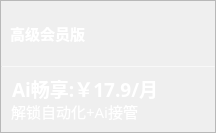
                      <widget class="QFrame" name="frame_top3">
                       <property name="minimumSize">
                        <size>
                         <width>216</width>
                         <height>133</height>
                        </size>
                       </property>
                       <property name="maximumSize">
                        <size>
                         <width>16777215</width>
                         <height>150</height>
                        </size>
                       </property>
                       <property name="styleSheet">
                        <string notr="true">
QFrame#frame_top3{
color: rgb(255, 255, 255);
border-radius: 10px;
background-color: qradialgradient(cx:0, cy:0, radius:1, fx:0.1, fy:0.1, stop:0 rgb(243, 175, 189),  stop:1 rgb(155, 118, 218));
border: 1px outset rgb(153, 117, 219)
}
</string>
                       </property>
                       <property name="frameShape">
                        <enum>QFrame::StyledPanel</enum>
                       </property>
                       <property name="frameShadow">
                        <enum>QFrame::Raised</enum>
                       </property>
                       <layout class="QVBoxLayout" name="verticalLayout_44" stretch="1,4,1">
                        <property name="spacing">
                         <number>0</number>
                        </property>
                        <property name="leftMargin">
                         <number>0</number>
                        </property>
                        <property name="topMargin">
                         <number>0</number>
                        </property>
                        <property name="rightMargin">
                         <number>0</number>
                        </property>
                        <property name="bottomMargin">
                         <number>0</number>
                        </property>
                        <item>
                         <widget class="QFrame" name="frame_119">
                          <property name="styleSheet">
                           <string notr="true">background-color: transparent;
border:none</string>
                          </property>
                          <property name="frameShape">
                           <enum>QFrame::StyledPanel</enum>
                          </property>
                          <property name="frameShadow">
                           <enum>QFrame::Raised</enum>
                          </property>
                          <layout class="QHBoxLayout" name="horizontalLayout_10">
                           <item>
                            <widget class="QPushButton" name="Ai_pushButton">
                             <property name="minimumSize">
                              <size>
                               <width>0</width>
                               <height>24</height>
                              </size>
                             </property>
                             <property name="maximumSize">
                              <size>
                               <width>41677</width>
                               <height>48</height>
                              </size>
                             </property>
                             <property name="font">
                              <font>
                               <family>微软雅黑</family>
                               <pointsize>11</pointsize>
                               <weight>75</weight>
                               <bold>true</bold>
                              </font>
                             </property>
                             <property name="cursor">
                              <cursorShape>PointingHandCursor</cursorShape>
                             </property>
                             <property name="focusPolicy">
                              <enum>Qt::NoFocus</enum>
                             </property>
                             <property name="styleSheet">
                              <string notr="true">QPushButton{
	color: rgb(255, 255, 255);
text-align:left;

	border:0px outset rgb(255, 255, 255);
	border-radius:8px;
}
QPushButton:hover {

border:2px outset rgba(36, 36, 36,0);
}
QPushButton:pressed {

border:4px outset rgba(36, 36, 36,0);
}
</string>
                             </property>
                             <property name="text">
                              <string>高级会员版</string>
                             </property>
                             <property name="icon">
                              <iconset>
                               <normaloff>resources/img/小标/小标-高级会员版本.svg</normaloff>resources/img/小标/小标-高级会员版本.svg</iconset>
                             </property>
                            </widget>
                           </item>
                          </layout>
                         </widget>
                        </item>
                        <item>
                         <widget class="Line" name="line_8">
                          <property name="maximumSize">
                           <size>
                            <width>16777215</width>
                            <height>1</height>
                           </size>
                          </property>
                          <property name="styleSheet">
                           <string notr="true">background-color: rgba(255, 255, 255, 89);</string>
                          </property>
                          <property name="orientation">
                           <enum>Qt::Horizontal</enum>
                          </property>
                         </widget>
                        </item>
                        <item>
                         <widget class="QFrame" name="frame_120">
                          <property name="styleSheet">
                           <string notr="true">background-color: transparent;
border:none</string>
                          </property>
                          <property name="frameShape">
                           <enum>QFrame::StyledPanel</enum>
                          </property>
                          <property name="frameShadow">
                           <enum>QFrame::Raised</enum>
                          </property>
                          <layout class="QVBoxLayout" name="verticalLayout_45">
                           <property name="spacing">
                            <number>0</number>
                           </property>
                           <property name="leftMargin">
                            <number>0</number>
                           </property>
                           <property name="topMargin">
                            <number>0</number>
                           </property>
                           <property name="rightMargin">
                            <number>0</number>
                           </property>
                           <property name="bottomMargin">
                            <number>0</number>
                           </property>
                           <item alignment="Qt::AlignBottom">
                            <widget class="QLabel" name="label_85">
                             <property name="maximumSize">
                              <size>
                               <width>16777215</width>
                               <height>24</height>
                              </size>
                             </property>
                             <property name="font">
                              <font>
                               <family>微软雅黑</family>
                               <pointsize>14</pointsize>
                               <weight>75</weight>
                               <bold>true</bold>
                              </font>
                             </property>
                             <property name="styleSheet">
                              <string notr="true">color: rgb(255, 255, 255);
padding-left:6px;</string>
                             </property>
                             <property name="text">
                              <string>Ai畅享:￥17.9/月</string>
                             </property>
                             <property name="alignment">
                              <set>Qt::AlignLeading|Qt::AlignLeft|Qt::AlignVCenter</set>
                             </property>
                            </widget>
                           </item>
                           <item alignment="Qt::AlignTop">
                            <widget class="QLabel" name="label_86">
                             <property name="maximumSize">
                              <size>
                               <width>16777215</width>
                               <height>24</height>
                              </size>
                             </property>
                             <property name="font">
                              <font>
                               <family>微软雅黑</family>
                               <pointsize>11</pointsize>
                               <underline>false</underline>
                              </font>
                             </property>
                             <property name="styleSheet">
                              <string notr="true">color: rgb(255, 255, 255);
padding-left:6px;</string>
                             </property>
                             <property name="text">
                              <string>解锁自动化+Ai接管</string>
                             </property>
                             <property name="alignment">
                              <set>Qt::AlignLeading|Qt::AlignLeft|Qt::AlignVCenter</set>
                             </property>
                            </widget>
                           </item>
                          </layout>
                         </widget>
                        </item>
                       </layout>
                      </widget>
